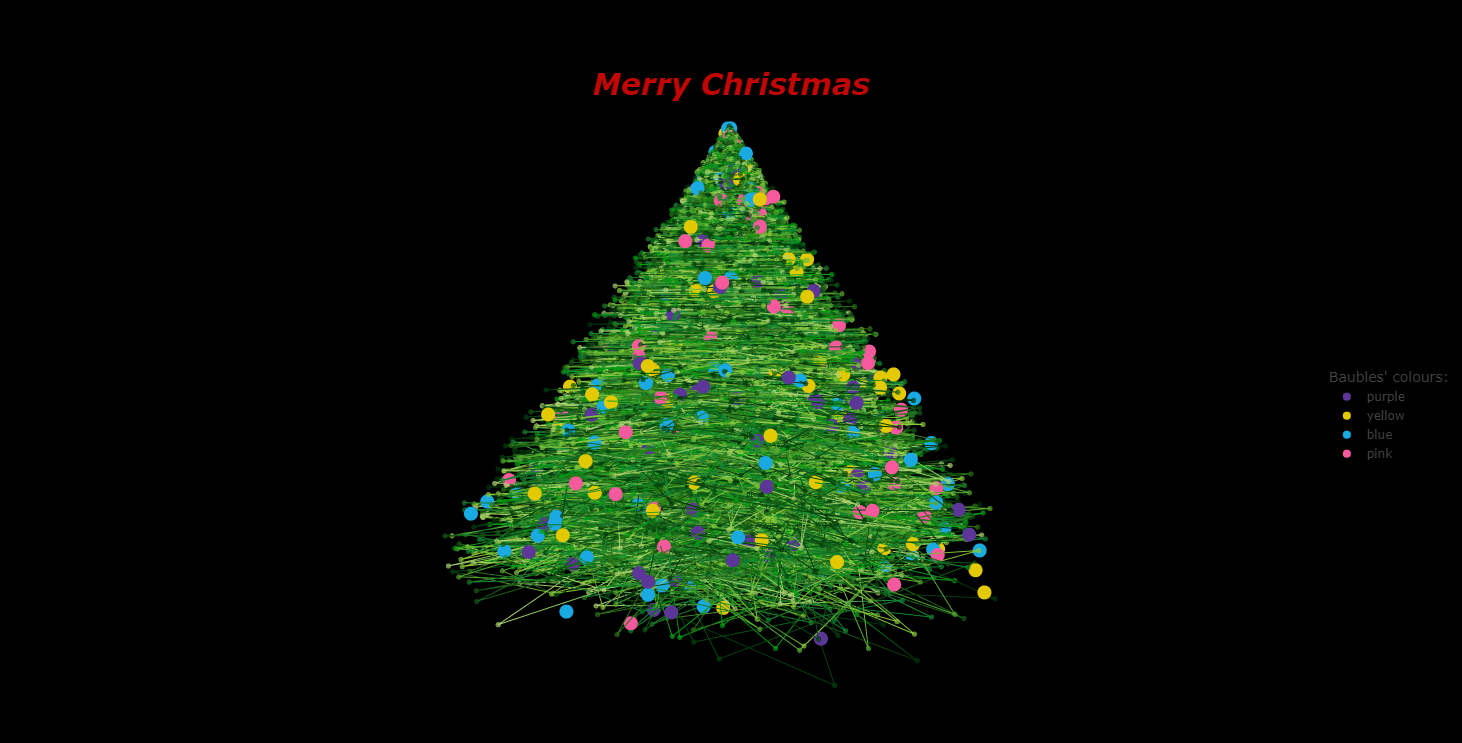

Generate this figure with R:
library(tidyr)
library(dplyr)
library(plotly)

n = 5000

#    1   dodatnie
y1 <- runif(n = n, min = 0, max = 100)

x1 <- mapply(function(y_val) runif(n = 1, min = 0, max = 0.5*y_val), y1)


z1 <- mapply(function(y_val, x_val) runif(n = 1, min = 0, max = sqrt((0.25*((y_val)^2)) - x_val^2)), y1, x1)


df1 <- data.frame(x1,y1,z1)
colnames(df1) <- c("x","y","z")


####   2    x dodatnie , z ujemne

y2 <- runif(n = n, min = 0, max = 100)


x2 <- mapply(function(y_val) runif(n = 1, min = 0, max = 0.5*y_val), y2)



z2 <- mapply(function(y_val, x_val) runif(n = 1, min = -sqrt((0.25*((y_val)^2)) - x_val^2), max = 0), y2, x2)



df2 <- data.frame(x2,y2,z2)
colnames(df2) <- c("x","y","z")
####    3   x ujemene , z dodatnie

y3 <- runif(n = n, min = 0, max = 100)



x3 <- mapply(function(y_val) runif(n = 1, min = -0.5*y_val, max = 0), y3)



z3 <- mapply(function(y_val, x_val) runif(n = 1, min = 0, max = sqrt((0.25*((y_val)^2)) - x_val^2)), y3, x3)



df3 <- data.frame(x3,y3,z3)
colnames(df3) <- c("x","y","z")

####    4  ujemne

y4 <- runif(n = n, min = 0, max = 100)



x4 <- mapply(function(y_val) runif(n = 1, min = -0.5*y_val, max = 0), y4)



z4 <- mapply(function(y_val, x_val) runif(n = 1, min = -sqrt((0.25*((y_val)^2)) - x_val^2), max = 0), y4, x4)



df4 <- data.frame(x4,y4,z4)
colnames(df4) <- c("x","y","z")


df <- rbind(df1, df2, df3, df4)



colNr <- sample(1:10, 4*n, replace = TRUE)


diff <- 1

xAdd <- runif(n = n, min = -diff, max = diff)
zAdd <- runif(n = n, min = -diff, max = diff)


dff <- df %>% 
  mutate(x = x + 0.5 *x * xAdd) %>% 
  mutate(z = z + 0.5 * z * zAdd)

colors <- c("#00330a", "#01410d", "#135d16", "#2b7413", "#1a812e", "#0c8835", "#039e12", "#56a82f", "#8ccc35", "#add36e")

dff1 <- data.frame(dff,colNr) 
dff <- dff1 %>% 
  arrange(y) %>% 
  mutate(y = -y)



#markers

bn = 50

###### bombki

yb1 <- sample(1:100, bn, replace = TRUE)
xb1 <- mapply(function(y_val) runif(n = 1, min = 0, max = 0.5*y_val), yb1)
zb1 <- mapply(function(y_val, x_val) sqrt(0.25*(y_val)^2 - x_val^2), yb1,xb1)

dfb1 <- data.frame(xb1,yb1,zb1)
colnames(dfb1) <- c("x","y","z")

yb2 <- sample(1:100, bn, replace = TRUE)
xb2 <- mapply(function(y_val) runif(n = 1, min = -0.5*y_val, max = 0), yb2)
zb2 <- mapply(function(y_val, x_val) sqrt(0.25*(y_val)^2 - x_val^2), yb2,xb2)

dfb2 <- data.frame(xb2,yb2,zb2)
colnames(dfb2) <- c("x","y","z")

yb3 <- sample(1:100, bn, replace = TRUE)
xb3 <- mapply(function(y_val) runif(n = 1, min = 0, max = 0.5*y_val), yb3)
zb3 <- mapply(function(y_val, x_val) -sqrt(0.25*(y_val)^2 - x_val^2), yb3,xb3)

dfb3 <- data.frame(xb3,yb3,zb3)
colnames(dfb3) <- c("x","y","z")

yb4 <- sample(1:100, bn, replace = TRUE)
xb4 <- mapply(function(y_val) runif(n = 1, min = -0.5*y_val, max = 0), yb4)
zb4 <- mapply(function(y_val, x_val) -sqrt(0.25*(y_val)^2 - x_val^2), yb4,xb4)

dfb4 <- data.frame(xb4,yb4,zb4)
colnames(dfb4) <- c("x","y","z")

yb5 <- sample(50:100, bn, replace = TRUE)
xb5 <- mapply(function(y_val) runif(n = 1, min = -0.5*y_val, max = -0.3*y_val), yb5)
zb5 <- mapply(function(y_val, x_val) -sqrt(0.25*(y_val)^2 - x_val^2), yb5,xb5)

dfb5 <- data.frame(xb5,yb5,zb5)
colnames(dfb5) <- c("x","y","z")

yb6 <- sample(50:100, bn, replace = TRUE)
xb6 <- mapply(function(y_val) runif(n = 1, min = -0.5*y_val, max = -0.3*y_val), yb6)
zb6 <- mapply(function(y_val, x_val) sqrt(0.25*(y_val)^2 - x_val^2), yb6,xb6)

dfb6 <- data.frame(xb6,yb6,zb6)
colnames(dfb6) <- c("x","y","z")

yb7 <- sample(50:100, bn, replace = TRUE)
xb7 <- mapply(function(y_val) runif(n = 1, min = 0.3*y_val, max = 0.5*y_val), yb7)
zb7 <- mapply(function(y_val, x_val) -sqrt(0.25*(y_val)^2 - x_val^2), yb7,xb7)

dfb7 <- data.frame(xb7,yb7,zb7)
colnames(dfb7) <- c("x","y","z")

yb8 <- sample(50:100, bn, replace = TRUE)
xb8 <- mapply(function(y_val) runif(n = 1, min = 0.3*y_val, max = 0.5*y_val), yb8)
zb8 <- mapply(function(y_val, x_val) sqrt(0.25*(y_val)^2 - x_val^2), yb8,xb8)

dfb8 <- data.frame(xb8,yb8,zb8)
colnames(dfb8) <- c("x","y","z")


dfb <- rbind(dfb1, dfb2, dfb3, dfb4, dfb5, dfb6, dfb7, dfb8)


xbAdd <- runif(n = bn, min = -diff, max = diff)
zbAdd <- runif(n = bn, min = -diff, max = diff)


dffb1 <- dfb %>% 
  mutate(y = -y) %>% 
  mutate(x = x + 0.5 *x * xbAdd) %>% 
  mutate(z = z + 0.5 * z * zbAdd)

colNr <- sample(1:4, 8*bn, replace = TRUE)
col <- c("#5c3698", "#e3c900", "#19aae1", "#f65a9d")

dffb <- data.frame(dffb1, colNr)

plot_ly(dff, y = ~x, x = ~z,  z = ~y, type = "scatter3d", mode = "lines",
                marker = list(size = 3, opacity = 0.7), color = ~colNr,
                colors = colors,
                hovertemplate = paste("x: %{x}<br>y: %{y}<br>z: %{z}"), showlegend = FALSE) %>%
  add_markers(data = dffb %>% filter(colNr == 1), x = ~z,
               y = ~x,
               z = ~y,
               marker = list(size = 8, opacity = 1, color = col[1]),
               mode = "markers", showlegend = TRUE,
              name = "purple") %>% 
  add_markers(data = dffb %>% filter(colNr == 2), x = ~z,
              y = ~x,
              z = ~y,
              marker = list(size = 8, opacity = 1, color = col[2]),
              mode = "markers", showlegend = TRUE,
              name = "yellow") %>% 
  add_markers(data = dffb %>% filter(colNr == 3), x = ~z,
              y = ~x,
              z = ~y,
              marker = list(size = 8, opacity = 1, color = col[3]),
              mode = "markers", showlegend = TRUE,
              name = "blue") %>% 
  add_markers(data = dffb %>% filter(colNr == 4), x = ~z,
              y = ~x,
              z = ~y,
              marker = list(size = 8, opacity = 1, color = col[4]),
              mode = "markers", showlegend = TRUE,
              name = "pink") %>% 
  hide_colorbar() %>%
  layout(title = list(text = "<b><i>Merry Christmas</i></b>", x = 0.5, y = 0.9, font = list(size=30, color = "#c20505")), 
         legend = list(title = list(text = "Baubles' colours:")),
         paper_bgcolor = "black",
         hovermode = FALSE,
         scene = list(xaxis = list(showgrid = FALSE, visible = FALSE),
                      yaxis = list(showgrid = FALSE, visible = FALSE),
                      zaxis = list(showgrid = FALSE, visible = FALSE)))
